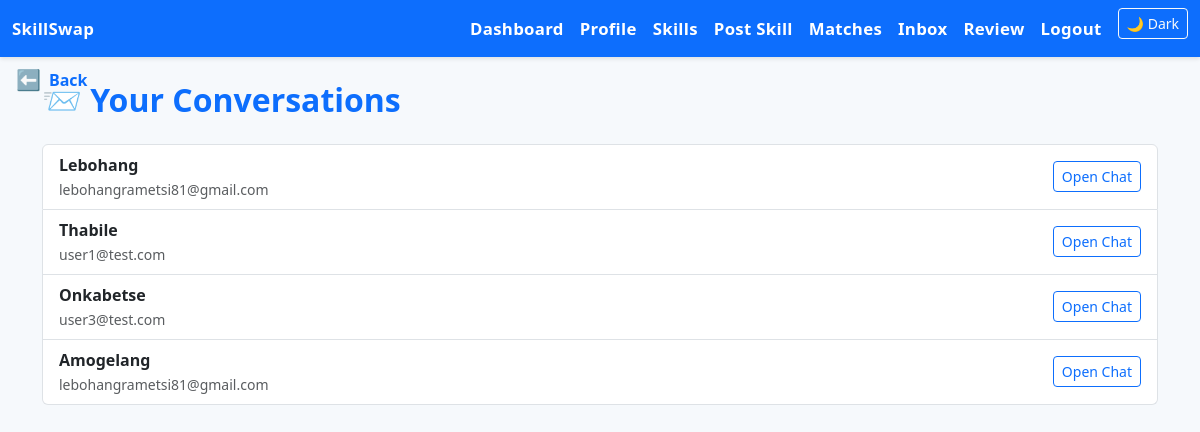
Page /inbox/ (signed in) on the committed database.
### core/models.py (models this page shows, shortened)
class User(AbstractUser):
    bio = models.TextField(blank=True)
    location = models.CharField(max_length=100, blank=True)
    verified = models.BooleanField(default=False)
    video_intro_url = models.URLField(blank=True)
    profile_image = models.ImageField(upload_to='profile_images/', blank=True, null=True)

### core/views.py (the view)
# urls.py: path('inbox/', views.inbox_view, name='inbox'),
@login_required
def inbox_view(request):
    user = request.user
    conversations = Message.objects.filter(
        Q(sender=user) | Q(receiver=user)
    ).values('sender', 'receiver')
    user_ids = set()
    for conv in conversations:
        user_ids.add(conv['sender'])
        user_ids.add(conv['receiver'])
    user_ids.discard(user.id)  # Remove yourself from the list
    chat_users = User.objects.filter(id__in=user_ids)
    return render(request, 'core/inbox.html', {'chat_users': chat_users})

### core/templates/core/inbox.html
{% extends 'core/base.html' %}
{% block content %}
<div class="fade-in">
  <h2 class="fw-bold text-primary mb-4">📨 Your Conversations</h2>
  {% if chat_users %}
    <ul class="list-group">
      {% for person in chat_users %}
        <li class="list-group-item d-flex justify-content-between align-items-center">
          <div>
            <strong>{{ person.username }}</strong><br>
            <small class="text-muted">{{ person.email }}</small>
          </div>
          <a href="{% url 'messages' person.id %}" class="btn btn-sm btn-outline-primary">Open Chat</a>
        </li>
      {% endfor %}
    </ul>
  {% else %}
    <div class="alert alert-info text-center">
      No conversations yet. Start messaging someone!
    </div>
  {% endif %}
</div>
{% endblock %}

### core/static/core/style.css (style rules this page uses)
body { background-color: #f6f9fc; font-family: 'Segoe UI', Tahoma, Geneva, Verdana, sans-serif; color: #1e293b; }
h1, h2, h4 { font-weight: 700; color: #1e293b; }
p, small, label, .form-label { color: #334155; }
.fade-in { animation: fadeIn 0.6s ease-in; }

### rows in the picture
User: username "Lebohang", email "lebohangrametsi81@gmail.com"
User: username "Thabile", email "user1@test.com"
User: username "Onkabetse", email "user3@test.com"
User: username "Amogelang", email "lebohangrametsi81@gmail.com"
